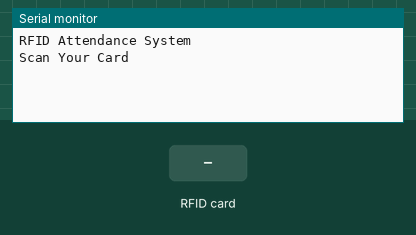
Recording of a sketch running on a simulated Arduino Uno, built with avr-gcc and run on an emulated ATmega328P. Shown: the last lines printed to the serial monitor. The inputs (shaded band) are chosen by the test bench.

Above: at 1.2 s.
1.3 s: RFID card D2 A3 4F 18 held to the reader
At 2.5 s:
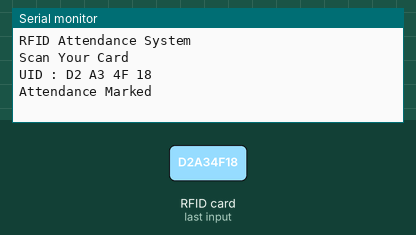
2.8 s: RFID card 5E 7A 19 C4 held to the reader
At 4.3 s:
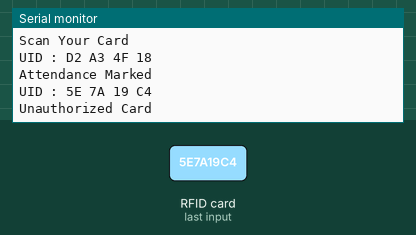

Measured:
- after the input at 1.3 s, the serial monitor: prints a new line at once (image 1)
- after the input at 2.8 s, the serial monitor: prints a new line after 0.51 s (image 2)

The sketch:

RFID_Attendance.ino
```cpp
#include <SPI.h>
#include <MFRC522.h>

#define SS_PIN 10
#define RST_PIN 9

MFRC522 rfid(SS_PIN, RST_PIN);

void setup()
{
  Serial.begin(9600);
  SPI.begin();
  rfid.PCD_Init();

  Serial.println("RFID Attendance System");
  Serial.println("Scan Your Card");
}

void loop()
{
  if (!rfid.PICC_IsNewCardPresent())
    return;

  if (!rfid.PICC_ReadCardSerial())
    return;

  Serial.print("UID : ");

  String cardID = "";

  for (byte i = 0; i < rfid.uid.size; i++)
  {
    Serial.print(rfid.uid.uidByte[i], HEX);
    Serial.print(" ");

    cardID += String(rfid.uid.uidByte[i], HEX);
  }

  Serial.println();

  if(cardID == "d2a34f18")   // Replace with your RFID UID
  {
    Serial.println("Attendance Marked");
  }
  else
  {
    Serial.println("Unauthorized Card");
  }

  delay(2000);
}
```
